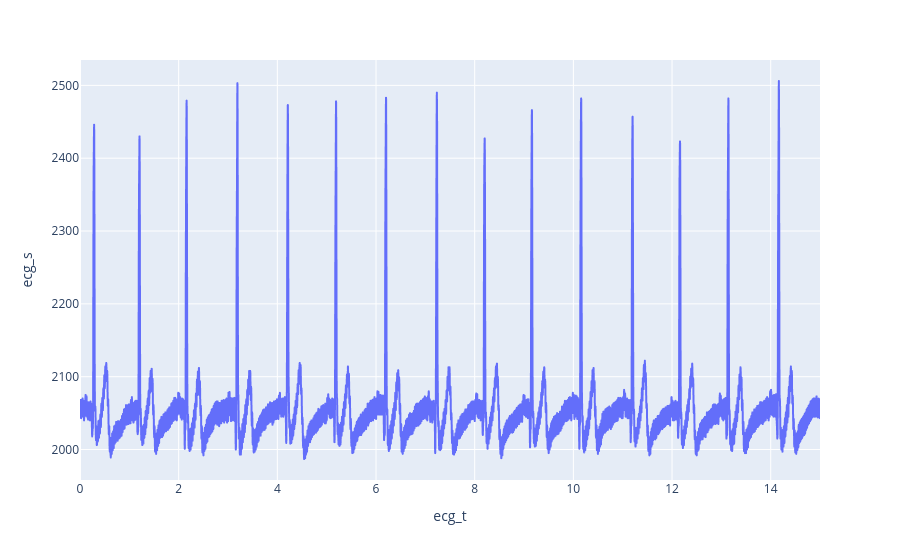
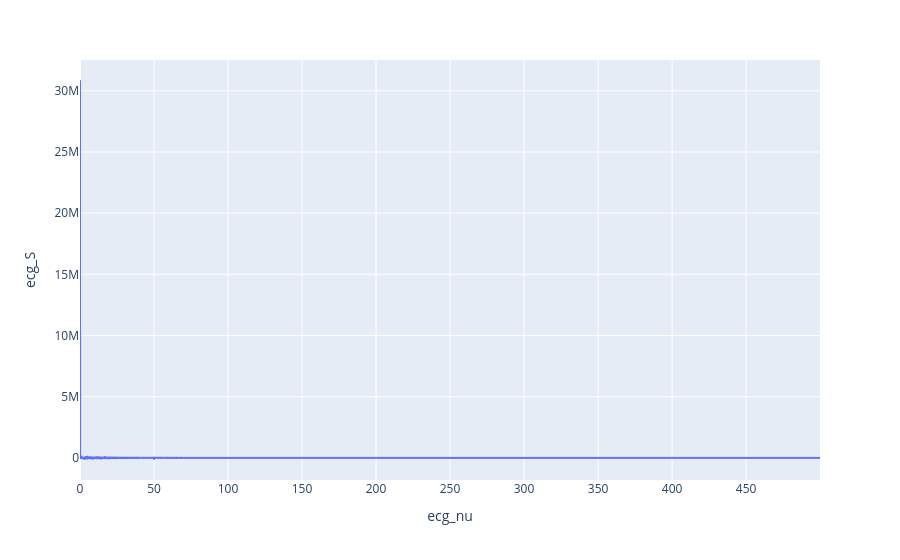

Notebook source saved alongside these figures, in order:
### Code cell
import numpy as np
import msicpe.san as san
from plotly import express as px
import scipy.signal as signal
import pandas as pd

ecg_signal_dict = np.load('ecg_signal.npz')
ecg_s = ecg_signal_dict['s'] 
ecg_t = ecg_signal_dict['t']

ecg_nu, ecg_S = san.trans_fourier(ecg_s, ecg_t)
ecg_S = np.real(ecg_S)

ds = pd.DataFrame({'ecg_s' : ecg_s, 'ecg_t':ecg_t})
dS = pd.DataFrame({'ecg_nu':ecg_nu, 'ecg_S':ecg_S})

fig_ecg = px.line(ds, x = 'ecg_t', y = 'ecg_s')
fig_spectre_ecg = px.line(dS, x = 'ecg_nu', y = 'ecg_S')

fig_ecg.show()
fig_spectre_ecg.show()

### Figure 1 — Plotly figure (JSON) as saved in the notebook; plotly's stock layout.template omitted (floating-point values rounded to 4 significant figures; data arrays with more than 128 entries replaced by an {"elided": "..."} marker saying what was removed)
{"data": [{"hovertemplate": "ecg_t=%{x}<br>ecg_s=%{y}<extra></extra>", "legendgroup": "", "line": {"color": "#636efa", "dash": "solid"}, "marker": {"symbol": "circle"}, "mode": "lines", "name": "", "showlegend": false, "type": "scattergl", "x": {"elided": "15000 float values"}, "xaxis": "x", "y": {"elided": "15000 float values"}, "yaxis": "y"}], "layout": {"legend": {"tracegroupgap": 0}, "margin": {"t": 60}, "xaxis": {"anchor": "y", "domain": [0, 1], "title": {"text": "ecg_t"}}, "yaxis": {"anchor": "x", "domain": [0, 1], "title": {"text": "ecg_s"}}}}

### Figure 2 — Plotly figure (JSON) as saved in the notebook; plotly's stock layout.template omitted (floating-point values rounded to 4 significant figures; data arrays with more than 128 entries replaced by an {"elided": "..."} marker saying what was removed)
{"data": [{"hovertemplate": "ecg_nu=%{x}<br>ecg_S=%{y}<extra></extra>", "legendgroup": "", "line": {"color": "#636efa", "dash": "solid"}, "marker": {"symbol": "circle"}, "mode": "lines", "name": "", "showlegend": false, "type": "scattergl", "x": {"elided": "7500 float values"}, "xaxis": "x", "y": {"elided": "7500 float values"}, "yaxis": "y"}], "layout": {"legend": {"tracegroupgap": 0}, "margin": {"t": 60}, "xaxis": {"anchor": "y", "domain": [0, 1], "title": {"text": "ecg_nu"}}, "yaxis": {"anchor": "x", "domain": [0, 1], "title": {"text": "ecg_S"}}}}
